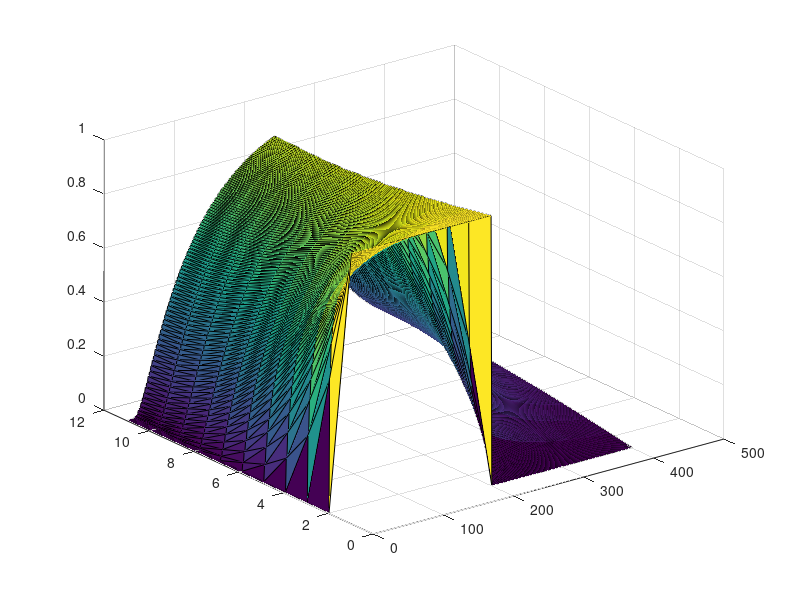

The MATLAB source for this figure: (Note: this script raises an error after producing the figure.)
clear all;
close all;

N_x = 10;

h_x = 1/N_x;

tau = 0;

U =    ones(N_x, 1);
D = -2*ones(N_x, 1);
L =    ones(N_x, 1);
L(end) = 2;

A = zeros(N_x,N_x);
A(1,1) = -2;
A(1,2) = 1;
A(2,1) = 1;
for i = 2:N_x-1
    A(i,i) = -2;
    A(i,i+1) = 1;
    A(i+1,i) = 1;
end
A(end,end-1) = 2;
A(end,end) = -2;

A = 1/h_x^2*A;

alpha = @(t) t <= 1;
b = @(t) [alpha(t); zeros(N_x-1, 1)];

u_0 = zeros(N_x,1);

% Stable plot:
h_t = 0.5*h_x^2;
N_t = round(2/h_t);
U = zeros(N_x,N_t+1);
U(:,1) = u_0;

C = h_t/h_x^2;

for k = 1:N_t
    ux_0(k) = alpha(k*h_t);
    U(:,k+1) = U(:,k) + h_t * A * U(:,k) + h_t / h_x^2 * b(k*h_t);
end

U = [[1 ux_0]; U];
surf(U)
disp('Stable:')
disp(['h_x = ' num2str(h_x)])
disp(['h_t = ' num2str(h_t)])
disp(['C = ' num2str(h_t/h_x^2)])
t = linspace(0, 2, N_t+1);
x = linspace(0, 1, N_x+1);
print_data('stable_plot.csv', x, t, U)

% Unstable plot:
h_t = 1*h_x^2;
N_t = round(2/h_t);
U = zeros(N_x,N_t+1);
U(:,1) = u_0;

for k = 1:N_t
    ux_0(k) = alpha(k*h_t);
    U(:,k+1) = U(:,k) + h_t * A * U(:,k) + h_t / h_x^2 * b(k*h_t);
end
figure()
surf(U)
disp('Unstable:')
disp(['h_x = ' num2str(h_x)])
disp(['h_t = ' num2str(h_t)])
disp(['C = ' num2str(h_t/h_x^2)])

t = linspace(0, 2, N_t+1);
x = linspace(0, 1, N_x);
print_data('unstable_plot.csv', x, t, U)

%% Comparing with matlab solvers

du = @(t, u) [A*u + 1/h_x^2 * b(t)];

[T,Y] = ode23(du, [0 2], u_0);
ux_0 = zeros(length(T),1);
for i = 1:length(T)
    if T(i) > 1
        break
    end
    ux_0(i) = alpha(T(i));
end

Y = [ux_0 Y];
figure()

surf(Y)
